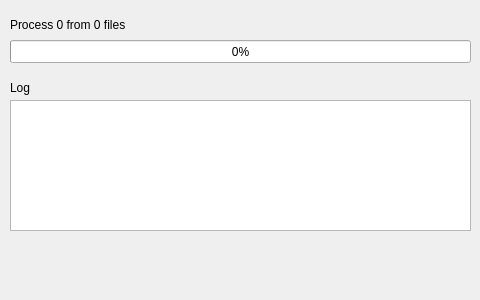
<?xml version="1.0" encoding="UTF-8"?>
<ui version="4.0">
 <class>WizardPage4</class>
 <widget class="QWizardPage" name="WizardPage4">
  <property name="geometry">
   <rect>
    <x>0</x>
    <y>0</y>
    <width>480</width>
    <height>300</height>
   </rect>
  </property>
  <property name="windowTitle">
   <string>WizardPage</string>
  </property>
  <property name="title">
   <string>QScrap2rtf</string>
  </property>
  <property name="subTitle">
   <string>Processing files</string>
  </property>
  <widget class="QLabel" name="label">
   <property name="geometry">
    <rect>
     <x>10</x>
     <y>17</y>
     <width>461</width>
     <height>16</height>
    </rect>
   </property>
   <property name="text">
    <string>Process 0 from 0 files</string>
   </property>
  </widget>
  <widget class="QProgressBar" name="progressBar">
   <property name="geometry">
    <rect>
     <x>10</x>
     <y>40</y>
     <width>461</width>
     <height>23</height>
    </rect>
   </property>
   <property name="minimum">
    <number>0</number>
   </property>
   <property name="maximum">
    <number>5</number>
   </property>
   <property name="value">
    <number>0</number>
   </property>
  </widget>
  <widget class="QTextEdit" name="textEdit">
   <property name="geometry">
    <rect>
     <x>10</x>
     <y>100</y>
     <width>461</width>
     <height>131</height>
    </rect>
   </property>
   <property name="horizontalScrollBarPolicy">
    <enum>Qt::ScrollBarAlwaysOff</enum>
   </property>
   <property name="readOnly">
    <bool>true</bool>
   </property>
  </widget>
  <widget class="QLabel" name="label_2">
   <property name="geometry">
    <rect>
     <x>10</x>
     <y>80</y>
     <width>461</width>
     <height>16</height>
    </rect>
   </property>
   <property name="text">
    <string>Log</string>
   </property>
  </widget>
 </widget>
 <resources/>
 <connections/>
</ui>
